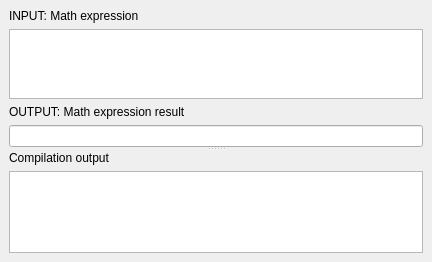
<?xml version="1.0" encoding="UTF-8"?>
<ui version="4.0">
 <class>MathExpEvalWidget</class>
 <widget class="QWidget" name="MathExpEvalWidget">
  <property name="geometry">
   <rect>
    <x>0</x>
    <y>0</y>
    <width>432</width>
    <height>262</height>
   </rect>
  </property>
  <property name="windowTitle">
   <string>Math Expressions Evaluator</string>
  </property>
  <layout class="QVBoxLayout" name="verticalLayout_3">
   <property name="leftMargin">
    <number>9</number>
   </property>
   <property name="topMargin">
    <number>9</number>
   </property>
   <property name="rightMargin">
    <number>9</number>
   </property>
   <property name="bottomMargin">
    <number>9</number>
   </property>
   <item>
    <widget class="QSplitter" name="splitter">
     <property name="frameShape">
      <enum>QFrame::NoFrame</enum>
     </property>
     <property name="midLineWidth">
      <number>4</number>
     </property>
     <property name="orientation">
      <enum>Qt::Vertical</enum>
     </property>
     <property name="opaqueResize">
      <bool>true</bool>
     </property>
     <widget class="QWidget" name="layoutWidget">
      <layout class="QVBoxLayout" name="verticalLayout_2">
       <item>
        <widget class="QLabel" name="label">
         <property name="text">
          <string>INPUT: Math expression</string>
         </property>
        </widget>
       </item>
       <item>
        <widget class="QPlainTextEdit" name="plainTextEdit_MathExpInput">
         <property name="font">
          <font>
           <family>Courier New</family>
          </font>
         </property>
         <property name="plainText">
          <string/>
         </property>
        </widget>
       </item>
       <item>
        <widget class="QLabel" name="label_3">
         <property name="text">
          <string>OUTPUT: Math expression result</string>
         </property>
        </widget>
       </item>
       <item>
        <widget class="QLineEdit" name="lineEdit_MathExpResult">
         <property name="font">
          <font>
           <family>Courier New</family>
          </font>
         </property>
        </widget>
       </item>
      </layout>
     </widget>
     <widget class="QWidget" name="layoutWidget">
      <layout class="QVBoxLayout" name="verticalLayout">
       <item>
        <widget class="QLabel" name="label_2">
         <property name="text">
          <string>Compilation output</string>
         </property>
        </widget>
       </item>
       <item>
        <widget class="QPlainTextEdit" name="plainTextEdit_CompilationOutput">
         <property name="font">
          <font>
           <family>Courier New</family>
          </font>
         </property>
         <property name="plainText">
          <string/>
         </property>
        </widget>
       </item>
      </layout>
     </widget>
    </widget>
   </item>
  </layout>
 </widget>
 <resources/>
 <connections/>
</ui>
